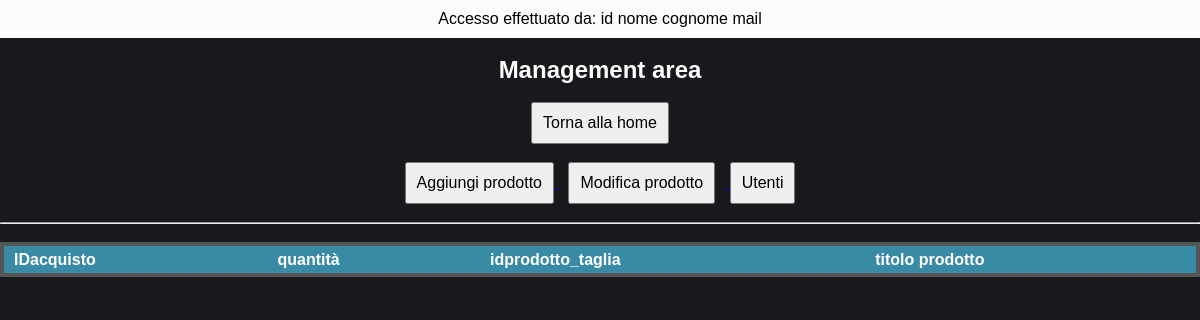
Before: /management/viewUser.select.ordine.acquisto.php?IDutente=38&IDordine=11 with the older database file.
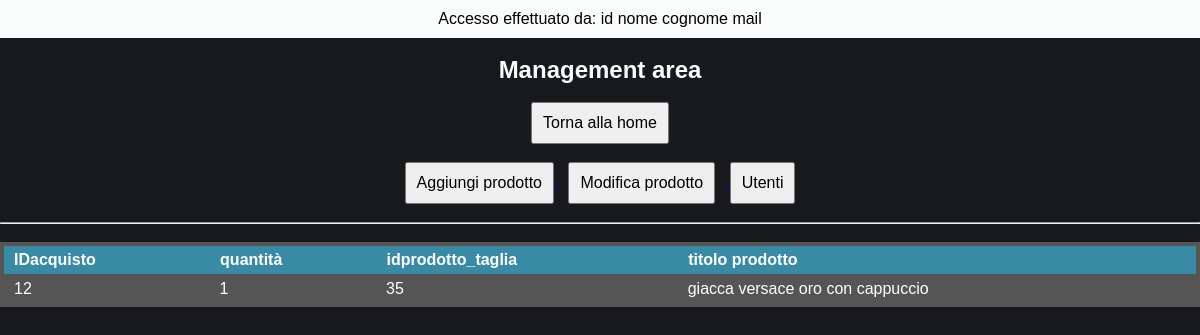
After: the same page with the newer database file.
### tables this page shows
CREATE TABLE `acquisto` (
  `IDacquisto` int(11) NOT NULL AUTO_INCREMENT,
  `quantita_acquisto` int(11) DEFAULT NULL,
  `idprodotto_taglia` int(11) DEFAULT NULL,
  `idordine` int(11) DEFAULT NULL,
  PRIMARY KEY (`IDacquisto`),
  KEY `idprodotto_taglia` (`idprodotto_taglia`),
  KEY `idordine` (`idordine`),
  CONSTRAINT `acquisto_ibfk_1` FOREIGN KEY (`idprodotto_taglia`) REFERENCES `prodotto_taglia` (`IDprodotto_taglia`),
  CONSTRAINT `acquisto_ibfk_2` FOREIGN KEY (`idordine`) REFERENCES `ordine` (`IDordine`)
);

CREATE TABLE `prodotto` (
  `IDprodotto` int(11) NOT NULL AUTO_INCREMENT,
  `titolo` varchar(50) DEFAULT NULL,
  `idproduttore_prodotto` int(11) DEFAULT NULL,
  `costo` decimal(10,2) DEFAULT NULL,
  `idoggetto` int(11) DEFAULT NULL,
  `idcolore_prodotto` int(11) DEFAULT NULL,
  `idimmagine_prodotto` int(11) DEFAULT NULL,
  `data_pubblicazione` datetime DEFAULT NULL,
  PRIMARY KEY (`IDprodotto`),
  UNIQUE KEY `titolo` (`titolo`),
  KEY `idoggetto` (`idoggetto`),
  KEY `idcolore_prodotto` (`idcolore_prodotto`),
  KEY `idproduttore_prodotto` (`idproduttore_prodotto`),
  KEY `idimmagine_prodotto` (`idimmagine_prodotto`),
  CONSTRAINT `prodotto_ibfk_1` FOREIGN KEY (`idoggetto`) REFERENCES `oggetto` (`IDoggetto`),
  CONSTRAINT `prodotto_ibfk_2` FOREIGN KEY (`idcolore_prodotto`) REFERENCES `colore_prodotto` (`IDcolore_prodotto`),
  CONSTRAINT `prodotto_ibfk_3` FOREIGN KEY (`idproduttore_prodotto`) REFERENCES `produttore_prodotto` (`IDproduttore_prodotto`),
  CONSTRAINT `prodotto_ibfk_4` FOREIGN KEY (`idimmagine_prodotto`) REFERENCES `immagine_prodotto` (`IDimmagine_prodotto`)
);

### management/viewUser.select.ordine.acquisto.php (the view, shortened to what this page needs)
<!DOCTYPE html>
<html>
  <?php
    include '../dbConfig/dbConfig.php';
    $IDordine = $_GET["IDordine"];
  ?>
  <head>
    <link rel="stylesheet" href="./css/style.management.css">
  </head>
  <body >
      <div class="header-page">
        <div class="header">
          <p> Accesso effettuato da: id nome cognome mail </p>
        </div>
        <br>
        <h2> Management area </h2>
        <br>
        <a href="./managementPage.php"> <button name="management-page"> Torna alla home </button> </a>
        <br><br>
        <a href="./aggiungiProdotto.php"> <button name="agg-prod"> Aggiungi prodotto </button> </a>
        <a href="./modificaProdotto.php"> <button name="mod-prod" style="margin: 0 10px;"> Modifica prodotto </button> </a>
        <a href="./viewUser.php"> <button name="view-user"> Utenti </button> </a>
        <br><br><hr><br>
      </div>
    <form action="<?php echo $_SERVER['PHP_SELF']; ?>" method="post">
      <?php
          $sql_acquisto = "SELECT * FROM acquisto WHERE idordine = '$IDordine'";
                             $result_acquisto = $conn->query($sql_acquisto);
          ?>
          <table class="steelBlueCols">
            <tr>
              <thead>
                <th> IDacquisto </th>
                <th> quantità </th>
                <th> idprodotto_taglia </th>
                <th> titolo prodotto </th>
              </thead>
            </tr>
            <tbody>
          <?php
          while ($row_acquisto = $result_acquisto->fetch_assoc()) {
            $sql_PT = "SELECT * FROM prodotto
                       WHERE IDprodotto IN (
                       SELECT idprodotto FROM prodotto_taglia WHERE idprodotto_taglia = '{$row_acquisto["idprodotto_taglia"]}'
                       )";
                       $result_PT = $conn->query($sql_PT);
                       $row_PT = $result_PT->fetch_assoc();
            ?>
              <tr>
                <td> <?php echo $row_acquisto["IDacquisto"] ?> </td>
                <td> <?php echo $row_acquisto["quantita_acquisto"] ?> </td>
                <td> <?php echo $row_acquisto["idprodotto_taglia"] ?> </td>
                <td> <?php echo $row_PT["titolo"] ?> </td>
              </tr>
            <?php
          }
          ?>
        </tbody>
      </table>
    </form>
  </body
</html>

Changed rows visible on the page:
added acquisto: IDacquisto "12", quantita_acquisto "1", idprodotto_taglia "35", prodotto.titolo "giacca versace oro con cappuccio"
